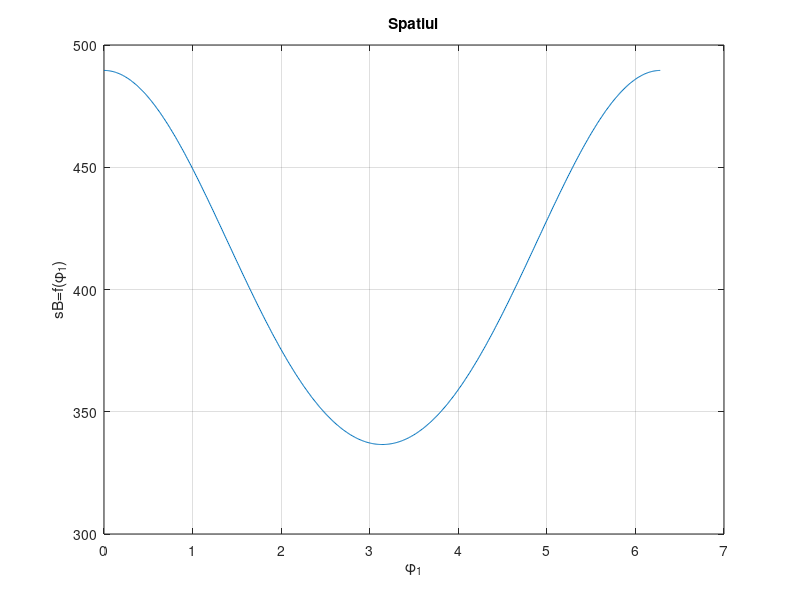
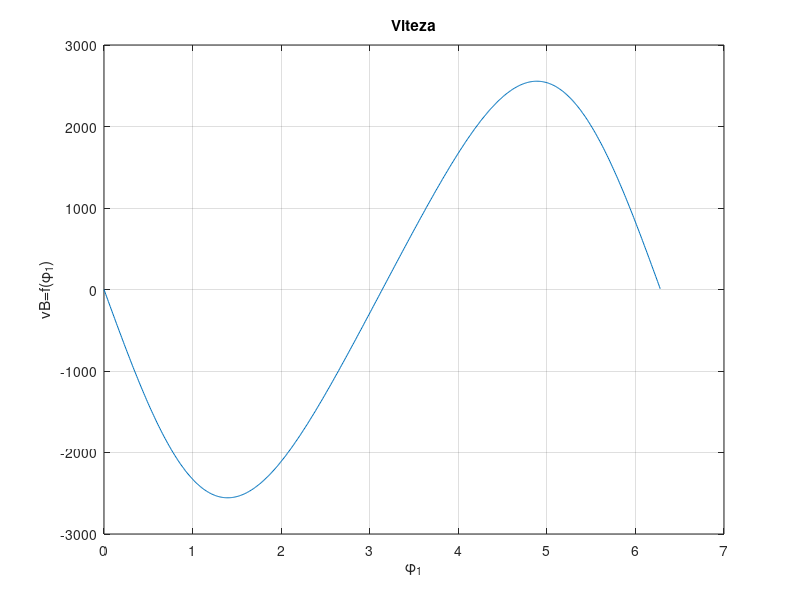
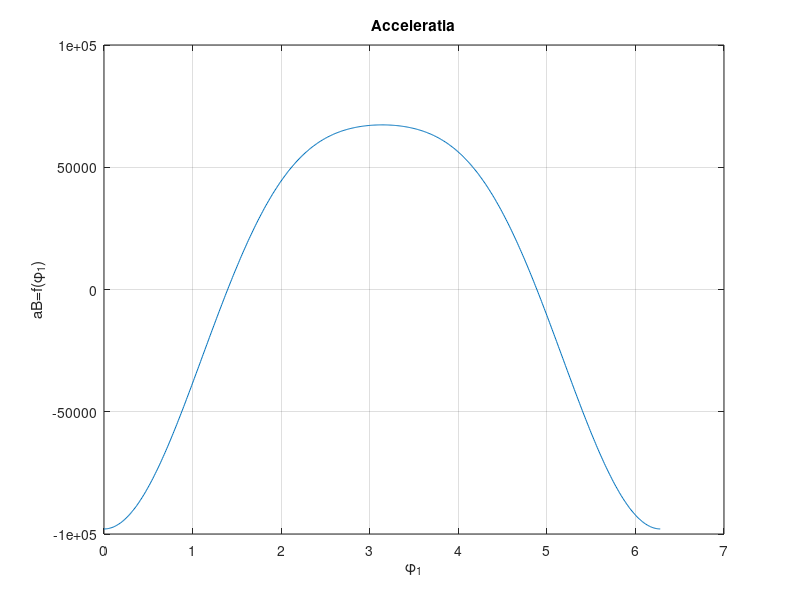

Write the MATLAB code that produced these figures, in order.
%numarul de antrenori 
na = 2; 
%Numarul de canale
z = 3;%Turatia 
z1=12;
z2=65;
%numarul de ordine i 
i = 18; 
%turatia motorului de antrenare 
ni = (44 + 7*i)*10 
% n1/n2 = w1/w2 = -z2/z1 
% turatia motorului (ni) este egala cu n1 
n1=ni; n2 = n1*z1/z2; 
%cursa pistonului 
smax=135+i; 
%lungimea manivelei pe lungimea bielei 
lambda1=1/(4.5 + 0.05*i) 
%spatiul -Manivela piston 
l1=smax/2; 
w1 = pi*n2/30 
l2=l1/lambda1;
phi1=0:0.01:2*pi;
for i=1:length(phi1) 
sB(i)=l1.*((1/lambda1)-((1/4).*lambda1)+cos(phi1(i)) + ((1/4).*lambda1.*cos(2.*phi1(i)))); 
vB(i)=-l1.*w1.*(sin(phi1(i))+(1/2).*lambda1.*sin(2.*phi1(i))); aB(i)=-l1.*(w1.^2).*(cos(phi1(i)) +lambda1.*cos(2.*phi1(i))); 
end 
 figure; 
plot(phi1,sB); grid; xlabel('\phi_1'); title('Spatiul'); 
ylabel('sB=f(\phi_1)'); figure; 
plot(phi1,vB); grid; xlabel('\phi_1'); title('Viteza'); 
ylabel('vB=f(\phi_1)'); figure; 
plot(phi1,aB); grid; xlabel('\phi_1'); title('Acceleratia'); 
ylabel('aB=f(\phi_1)');  
